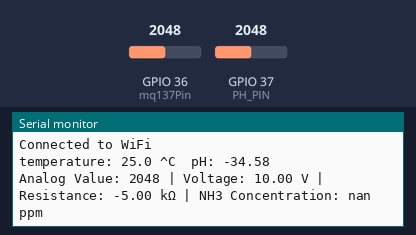
This sketch was run on a simulated ESP32. Parts: the last lines printed to the serial monitor. The inputs (shaded band) are chosen by the test bench; at power-on: GPIO 36 (mq137Pin) = 2048, GPIO 37 (PH_PIN) = 2048. WiFi joins after 1.5 s; servers stay silent unless stated.

Above: at 3.2 s.
3.3 s: GPIO 36 (mq137Pin) set to 960
At 4.8 s:
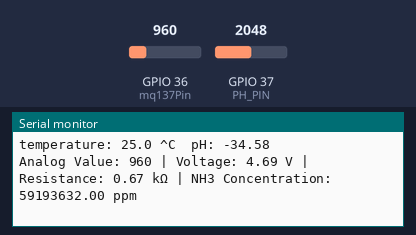
6.5 s: GPIO 36 (mq137Pin) set to 0
At 7.3 s:
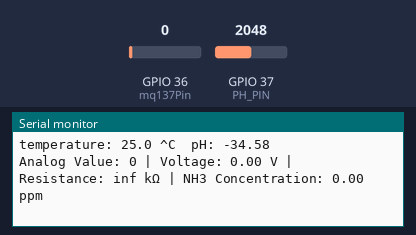
9.5 s: GPIO 37 (PH_PIN) set to 2866
At 10.8 s:
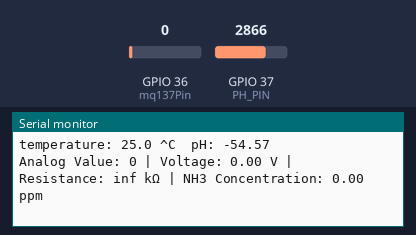
11.0 s: GPIO 37 (PH_PIN) set to 3603
At 11.7 s:
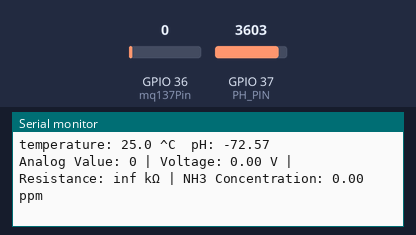
Timing chart, 0 to 13.5 s (numbered marks = the images above; inputs shaded):
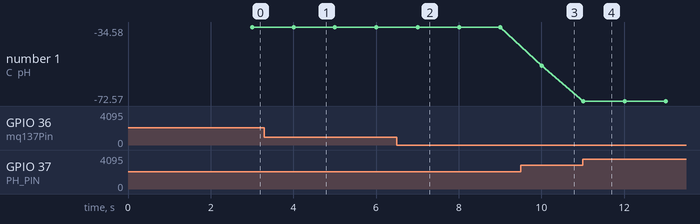

The sketch:

ph_mq_konek.ino
```cpp
#include "DFRobot_PH.h"
#include <EEPROM.h>
#include <WiFi.h>

#define PH_PIN A1
float voltage, phValue, temperature = 25;
DFRobot_PH ph;

// Definisikan pin analog untuk MQ137
const int mq137Pin = A0;

// Konstanta untuk kalibrasi MQ137
const float RLOAD = 10.0;  // Nilai resistor load (dalam kilo-ohm)
const float RZERO = 76.63; // Nilai RZERO (dalam kilo-ohm) berdasarkan kalibrasi
const float PARA = 116.6020682; // Konstanta untuk kurva MQ
const float PARB = 2.769034857; // Konstanta untuk kurva MQ

const char ssid[] = "wifi ono";          // your network SSID (name)
const char pass[] = "wifi kencang gak bikin kembung";      // your network password

const char server[] = "onefish.my.id";   // server IP address

WiFiClient client;

void setup() {
    Serial.begin(115200);
    ph.begin();

    WiFi.begin(ssid, pass);
    while (WiFi.status() != WL_CONNECTED) {
        delay(1000);
        Serial.print("Attempting to connect to WPA SSID: ");
        Serial.println(ssid);
    }

    Serial.println("Connected to WiFi");
}

void loop() {
    static unsigned long timepoint = millis();
    if (millis() - timepoint > 1000U) {
        timepoint = millis();

        // Baca nilai pH
        voltage = analogRead(PH_PIN) / 1024.0 * 4440;
        phValue = ph.readPH(voltage, temperature);
        Serial.print("temperature: ");
        Serial.print(temperature, 1);
        Serial.print(" ^C  pH: ");
        Serial.println(phValue, 2);

        // Baca nilai dari sensor MQ137
        int analogValue = analogRead(mq137Pin);
        float mqVoltage = (analogValue / 1024.0) * 5.0;
        float rs = (5.0 - mqVoltage) / mqVoltage * RLOAD;
        float ratio = rs / RZERO;
        float ppm = PARA * pow(ratio, -PARB);
        Serial.print("Analog Value: ");
        Serial.print(analogValue);
        Serial.print(" | Voltage: ");
        Serial.print(mqVoltage);
        Serial.print(" V | Resistance: ");
        Serial.print(rs);
        Serial.print(" kΩ | NH3 Concentration: ");
        Serial.print(ppm);
        Serial.println(" ppm");

        // Kirim data pH ke server
        if (client.connect(server, 80)) {
            String postDataPH = "temperature=" + String(temperature, 1) + "&ph=" + String(phValue, 2);
            client.println("POST /pkm/koneksi/koneksi_ph.php HTTP/1.1");
            client.println("Host: " + String(server));
            client.println("Content-Type: application/x-www-form-urlencoded");
            client.print("Content-Length: ");
            client.println(postDataPH.length());
            client.println();
            client.println(postDataPH);
            client.stop();
        }

        // Kirim data MQ137 ke server
        if (client.connect(server, 80)) {
            String postDataMQ = "analogValue=" + String(analogValue) +
                                "&voltage=" + String(mqVoltage) +
                                "&resistance=" + String(rs) +
                                "&ppm=" + String(ppm);
            client.println("POST /pkm/koneksi/koneksi_mq.php HTTP/1.1");
            client.println("Host: " + String(server));
            client.println("Content-Type: application/x-www-form-urlencoded");
            client.print("Content-Length: ");
            client.println(postDataMQ.length());
            client.println();
            client.println(postDataMQ);
            client.stop();
        }
    }
    ph.calibration(voltage, temperature); // calibration process by Serial CMD
}
```

Measured:
- after the input at 3.3 s, the serial monitor: prints a new line after 0.71 s (image 1)
- after the input at 6.5 s, the serial monitor: prints a new line after 0.51 s (image 2)
- after the input at 9.5 s, the serial monitor: prints a new line after 0.51 s (image 3)
- after the input at 11.0 s, the serial monitor: prints a new line at once (image 4)
- plotted number 1: -34.58 → -54.57 after the input at 9.5 s, -54.57 → -72.57 after the input at 11.0 s
